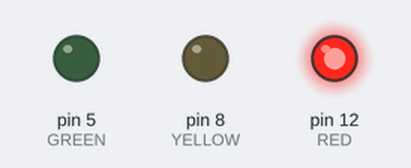
This sketch was run on a simulated Arduino Uno, built with avr-gcc and run on an emulated ATmega328P. On the bench: output pins drawn as LEDs (lit = HIGH).

Above: at 2.5 s.
At 12.5 s:
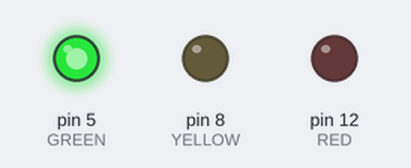
At 17.5 s:
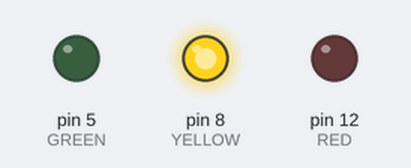
Timing chart, 0 to 26.0 s (numbered marks = the images above):
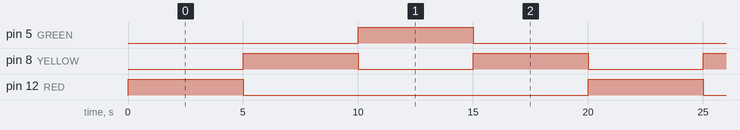

The sketch:

01__Traffic_Light.ino
```cpp
#define RED 12
#define YELLOW 8
#define GREEN 5

int state = 0;

void setup()
  {
    pinMode(RED, OUTPUT);
    pinMode(YELLOW, OUTPUT);
    pinMode(GREEN, OUTPUT);
  }

void loop() {
digitalWrite(RED, LOW);
  digitalWrite(YELLOW, LOW);
  digitalWrite(GREEN, LOW);

// Turn all lights off digitalWrite (RED, LOW) digitalWrite (YELLOW, LOW): digitalWrite (GREEN, LOW);

switch (state) {

case 0: // Red

digitalWrite (RED, HIGH);

delay (5000);
  state = 1;
break;
  case 1: // Red


  digitalWrite (YELLOW, HIGH);

delay (5000);
  state = 2;
break;


case 2: // Green

digitalWrite (GREEN, HIGH);

delay(5000);
  state = 4;
  break;
  case 3: // Yellow

digitalWrite (YELLOW, HIGH);

delay(5000);
  state=4;
  break;
    case 4: // Yellow

digitalWrite (YELLOW, HIGH);

delay(5000);
  state=0;
  break;
}
}
```

Measured:
- by itself, pin 5 (GREEN), pin 12 (RED): alternates HIGH for 5.0 s and LOW for 15.0 s
- by itself, pin 8 (YELLOW): alternates HIGH for 5.0 s and LOW for 5.0 s
- by itself, everything shown: repeats every 20.0 s, in 4 steps
